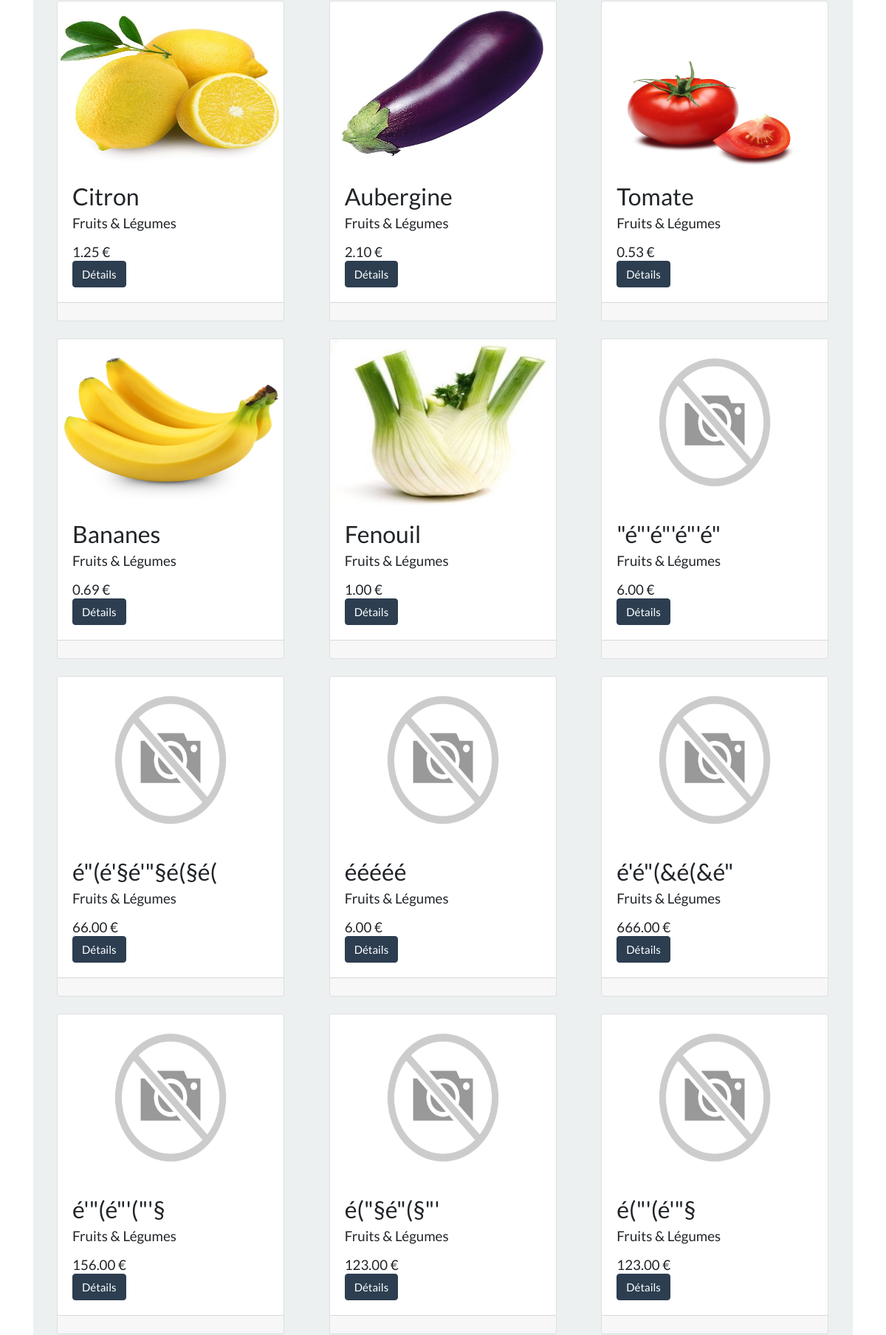
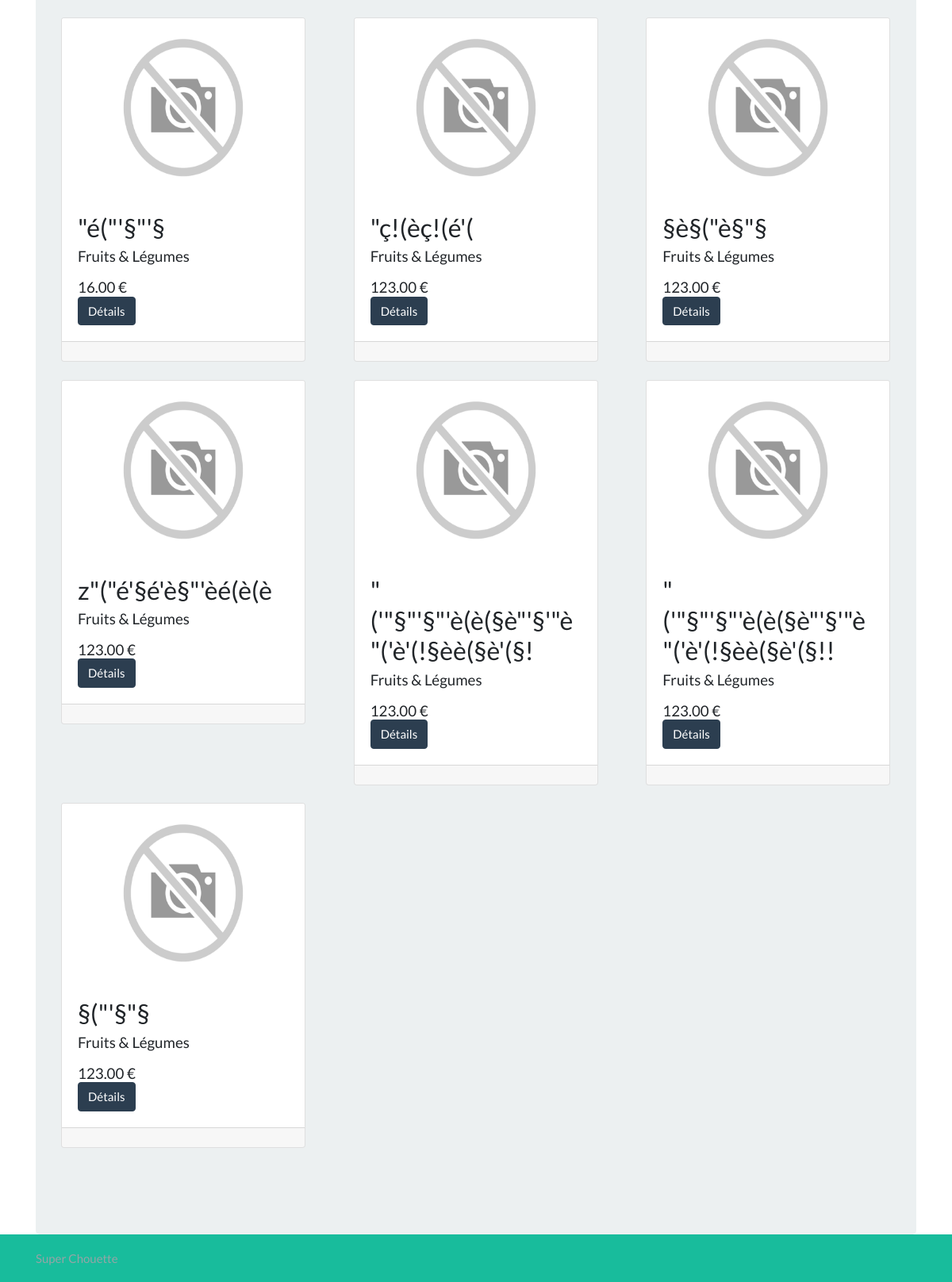
Page /article/fruits_legumes (lower part) on the earlier database version (2 pictures, top to bottom).
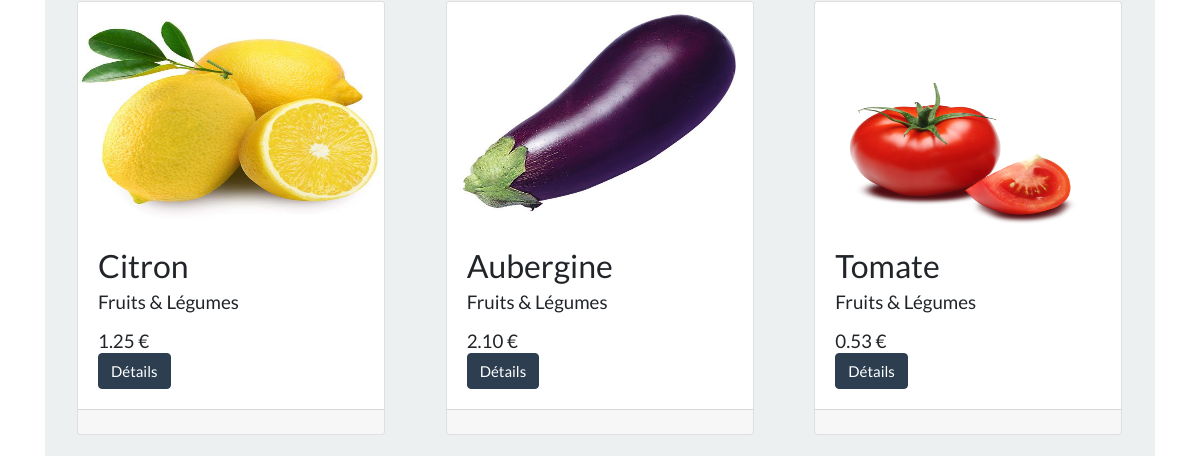
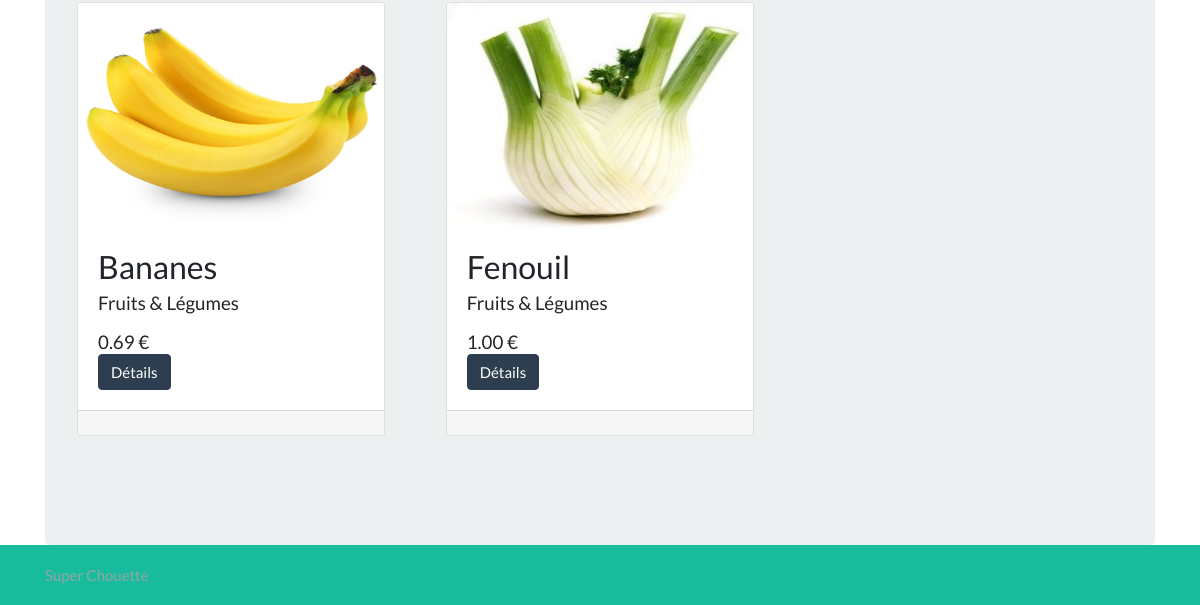
Same page on the later database version (2 pictures, top to bottom).
### tables this page shows
CREATE TABLE `article` (
  `id` int(11) NOT NULL AUTO_INCREMENT,
  `nom` varchar(255) NOT NULL,
  `prix` decimal(9,2) DEFAULT '0.00',
  `stock` int(10) DEFAULT NULL,
  `poid` varchar(10) DEFAULT NULL,
  `marque` varchar(255) DEFAULT NULL,
  `categorieID` int(11) NOT NULL,
  `image` varchar(255) DEFAULT NULL,
  `description` text,
  `actif` tinyint(1) DEFAULT '1',
  PRIMARY KEY (`id`),
  KEY `categorieID` (`categorieID`),
  CONSTRAINT `article_ibfk_1` FOREIGN KEY (`categorieID`) REFERENCES `categorie` (`id`)
);

CREATE TABLE `categorie` (
  `id` int(11) NOT NULL AUTO_INCREMENT,
  `nom` varchar(255) DEFAULT NULL,
  `nomID` varchar(255) DEFAULT NULL,
  PRIMARY KEY (`id`)
);

### models/db.php (called while the page is built)
<?php
function getDB() {
    try
    {
        $bdd = new PDO('mysql:host=localhost;dbname=superchouette;charset=utf8', ''.BDD_LOGIN.'', ''.BDD_PASS.'', array(PDO::ATTR_ERRMODE => PDO::ERRMODE_EXCEPTION));
        return $bdd;
    }
    catch (Exception $e)
    {
        die('Erreur : ' . $e->getMessage());
    }
}

### models/articles.php (called while the page is built, shortened)
<?php
require_once 'models/db.php';
function getAllArticlesByCategorie($nomID)
{
    $reponse = getDB()->prepare('SELECT a.id AS id, a.nom AS nom, prix, categorieID, marque, stock, poid, image, description, c.nom AS categorieNom, c.nomID AS categorieNomID
    FROM article AS a
    JOIN categorie AS c
    ON a.categorieID = c.id WHERE actif = 1 AND c.nomID = :nomID');;
    $reponse->execute([':nomID' => $nomID]);
    $article = $reponse->fetchAll();
    return $article;
}
?>

### views/articles.php (the view, shortened to what this page needs)
<br>
<br>
<div class="card-deck">
  <div class="row">
    <?php foreach ($articles as $article) : ?>
      <div class="col-12 col-sm-12 col-md-12 col-lg-4 col-xl-4">
        <div class="card" id="<?=$article['id']?>" style="width: 91%;">
          <img class="card-img-top" src="<?= ROOT_PATH . $article['image'] ?>" width="325" height="225" alt="Card image cap">
          <div class="card-body">
            <h3 class="card-title"><?= str_replace("_", " ", $article["nom"]) ?></h3>
            <h5 class="card-subtitle"><?= $article['categorieNom'] ?></h5>
            <br>
            <h5 class="card-subtitle"><?= $article['prix'] ?> €</h5>
            <a href="<?= ROOT_PATH ?>article/<?= $article['nom'] ?>" class="btn btn-primary">Détails</a>
          </div>
          <div class="card-footer">
          </div>
        </div>
        <br>
      </div>
    <?php endforeach ?>
  </div>
  <br>
</div>
<?php
$content = ob_get_clean();
include('includes/template.php');
?>

### index.php (shortened to what this page needs)
<?php
$file = 'controllers/'.REQ_TYPE.(REQ_ACTION ? '_'.REQ_ACTION : '').'.php';
if(file_exists($file)){
    require $file;
    exit();
}
else {
    require 'controllers/404.php';
    exit();
}
?>

### controllers/article.php (shortened to what this page needs)
<?php
require 'models/articles.php';
$categoriesTemp = getAllFromCategories();
$categoriesNoms = array();
foreach($categoriesTemp as $categorie){
    array_push($categoriesNoms, $categorie['nomID']);
}
if (!REQ_TYPE_ID) {
    $articles = getAllFromArticles();
    $categories = array();
    foreach($categoriesTemp as $categorieTemp){
            array_push($categories, array('id' => $categorieTemp['id'], 'nom' => $categorieTemp['nom'], 'nomID' => $categorieTemp['nomID'], 'direction' => $categorieTemp['nomID'], 'active' => ''));
        }
    include 'views/articles.php';
} else if(in_array(REQ_TYPE_ID, $categoriesNoms)) {
    $articles = getAllArticlesByCategorie(REQ_TYPE_ID);
    include 'views/articles.php';
}
?>

### views/includes/template.php (shortened to what this page needs)
<!DOCTYPE html>
<html>
    <head>
        <link rel="stylesheet" href="<?=ROOT_PATH?>public/css/flatly.min.css">
        <link rel="stylesheet" href="<?=ROOT_PATH?>public/css/sticky-footer-navbar.css">
        <link rel="stylesheet" href="<?=ROOT_PATH?>public/css/style.css">
    </head>
    <body>
        <main role="main" class="container">
        <div class="jumbotron">
            <?php echo $content; ?>
        </div>
        </main>
        <footer class="footer bg-dark text-white-50">
            <div class="container">
                <span class="text-muted">Super Chouette</span>
            </div>
        </footer>
    </body>
</html>

### public/css/sticky-footer-navbar.css (style rules this page uses)
html { position: relative; min-height: 100%; }
body { margin-bottom: 60px; }
.footer { position: absolute; bottom: 0; width: 100%; height: 60px; line-height: 60px; background-color: #f5f5f5; }
body > .container { padding: 60px 15px 0; }
.footer > .container { padding-right: 15px; padding-left: 15px; }

Differences in the rows shown:
removed article: image (placeholder picture), nom "\"é\"'é\"'é\"'é\"", categorieID.nom "Fruits & Légumes", prix "6.00"
removed article: image (placeholder picture), nom "é\"(é'§é'\"§é(§é(", categorieID.nom "Fruits & Légumes", prix "66.00"
removed article: image (placeholder picture), nom "ééééé", categorieID.nom "Fruits & Légumes", prix "6.00"
removed article: image (placeholder picture), nom "é'é\"(&é(&é\"", categorieID.nom "Fruits & Légumes", prix "666.00"
removed article: image (placeholder picture), nom "é'\"(é\"'(\"'§", categorieID.nom "Fruits & Légumes", prix "156.00"
removed article: image (placeholder picture), nom "é(\"§é\"(§\"'", categorieID.nom "Fruits & Légumes", prix "123.00"
removed article: image (placeholder picture), nom "é(\"'(é'\"§", categorieID.nom "Fruits & Légumes", prix "123.00"
removed article: image (placeholder picture), nom "\"é(\"'§\"'§", categorieID.nom "Fruits & Légumes", prix "16.00"
removed article: image (placeholder picture), nom "\"ç!(èç!(é'(", categorieID.nom "Fruits & Légumes", prix "123.00"
removed article: image (placeholder picture), nom "§è§(\"è§\"§", categorieID.nom "Fruits & Légumes", prix "123.00"
removed article: image (placeholder picture), nom "z\"(\"é'§é'è§\"'èé(è(è", categorieID.nom "Fruits & Légumes", prix "123.00"
removed article: image (placeholder picture), nom "\"('\"§\"'§\"'è(è(§è\"'§'\"è\"('è'(!§èè(§è'(§!", categorieID.nom "Fruits & Légumes", prix "123.00"
removed article: image (placeholder picture), nom "\"('\"§\"'§\"'è(è(§è\"'§'\"è\"('è'(!§èè(§è'(§!!", categorieID.nom "Fruits & Légumes", prix "123.00"
removed article: image (placeholder picture), nom "§(\"'§\"§", categorieID.nom "Fruits & Légumes", prix "123.00"
